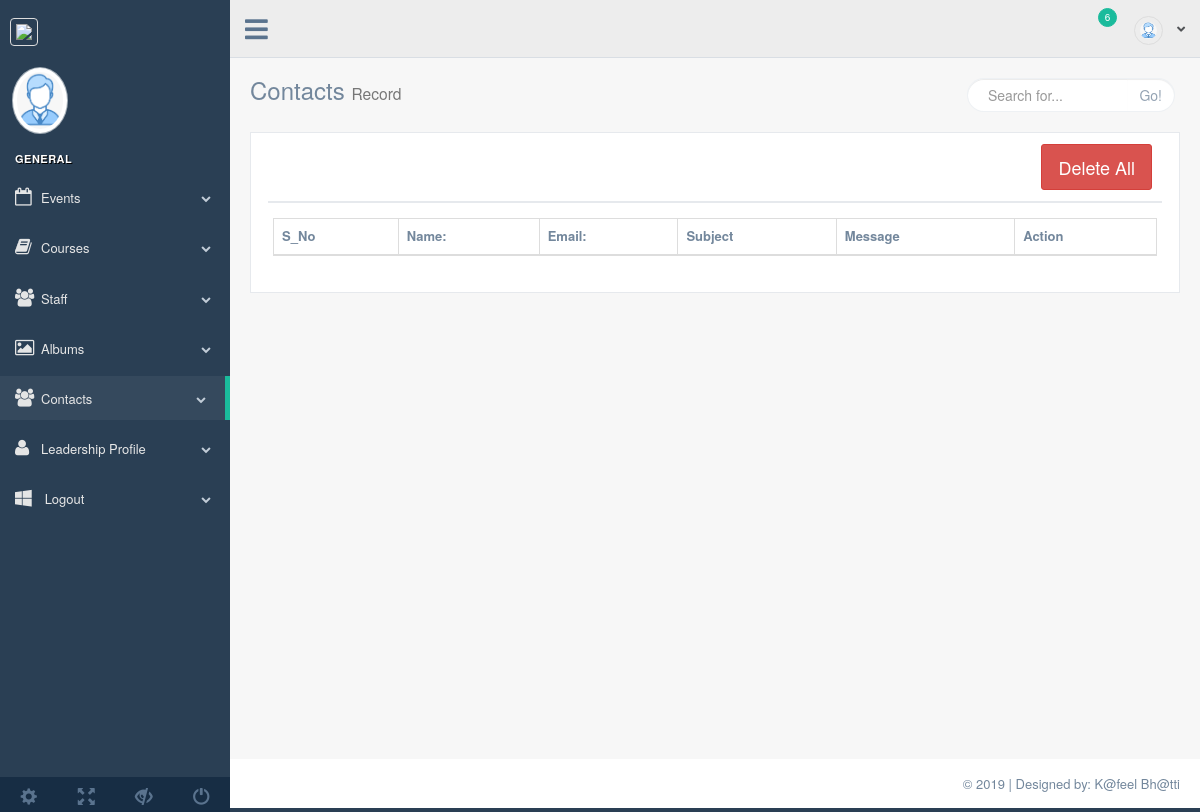
The page /admin/contact.php on the database as committed earlier.
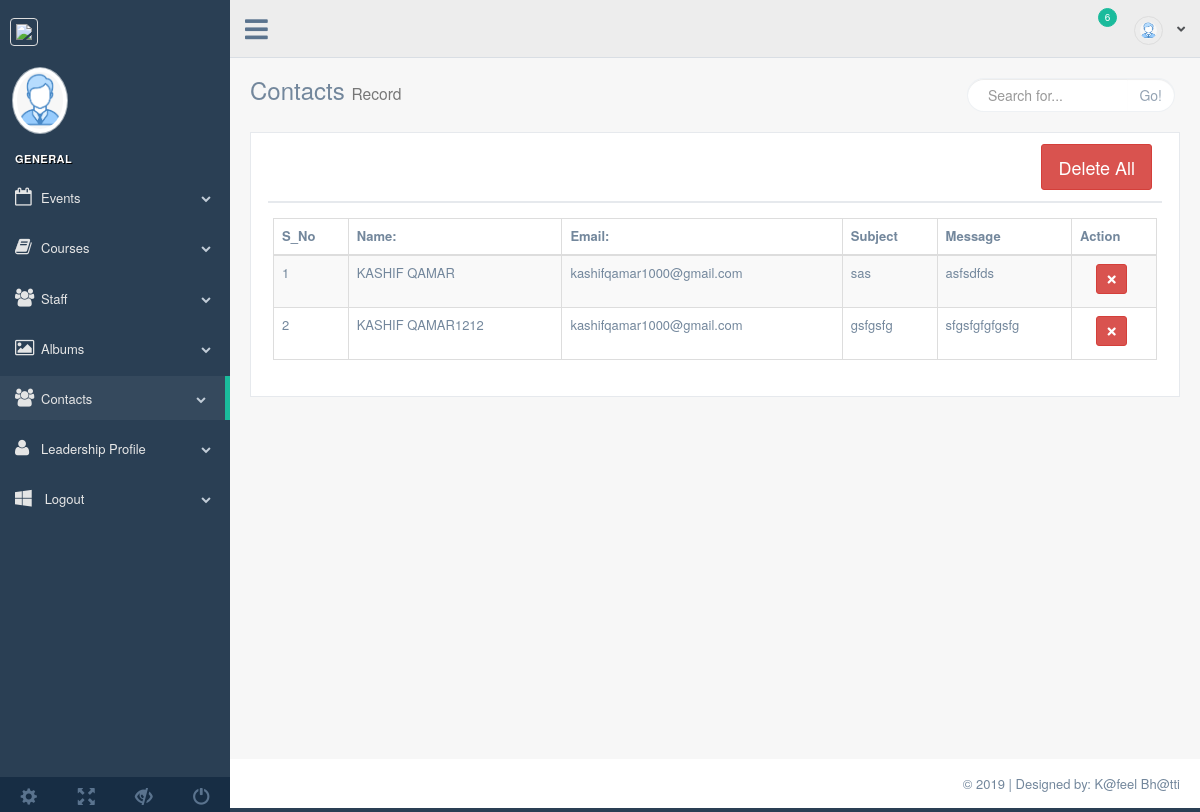
The same page on the database as committed later.
### tables this page shows
CREATE TABLE `contacts` (
  `c_id` int(11) NOT NULL,
  `name` varchar(20) NOT NULL,
  `email` varchar(25) NOT NULL,
  `subject` varchar(50) NOT NULL,
  `message` varchar(60) NOT NULL
);

### admin/contact.php (the view, shortened to what this page needs)
<?php
require_once('process/conn.php');
$query="select * from contacts";
			$excute=mysqli_query($conn, $query);
?>
<!DOCTYPE html>
<html lang="en">
<head>
    <link href="vendors/bootstrap/dist/css/bootstrap.min.css" rel="stylesheet">
    <link href="vendors/font-awesome/css/font-awesome.min.css" rel="stylesheet">
    <link href="vendors/nprogress/nprogress.css" rel="stylesheet">
    <link href="vendors/iCheck/skins/flat/green.css" rel="stylesheet">
    <link href="vendors/datatables.net-bs/css/dataTables.bootstrap.min.css" rel="stylesheet">
    <link href="vendors/datatables.net-buttons-bs/css/buttons.bootstrap.min.css" rel="stylesheet">
    <link href="vendors/datatables.net-fixedheader-bs/css/fixedHeader.bootstrap.min.css" rel="stylesheet">
    <link href="vendors/datatables.net-responsive-bs/css/responsive.bootstrap.min.css" rel="stylesheet">
    <link href="vendors/datatables.net-scroller-bs/css/scroller.bootstrap.min.css" rel="stylesheet">
    <link href="build/css/custom.css" rel="stylesheet">
</head>
<body class="nav-md">
<div class="container body">
    <div class="main_container">
        <?php require_once 'inc/sidebar.php';?>
        <?php require_once 'inc/header.php';?>
        <div class="right_col" role="main">
            <div class="">
                <div class="page-title">
                    <div class="title_left">
                        <h3>Contacts <small>Record</small></h3>
                    </div>
                    <div class="title_right">
                        <div class="col-md-5 col-sm-5 col-xs-12 form-group pull-right top_search">
                            <div class="input-group">
                                <input type="text" class="form-control" placeholder="Search for...">
                                <span class="input-group-btn">
                      <button class="btn btn-default" type="button">Go!</button>
                    </span>
                            </div>
                        </div>
                    </div>
                </div>
                <div class="clearfix"></div>
                <div class="row">
                    <div class="col-md-12 col-sm-12 col-xs-12">
                        <div class="x_panel">
                            <div class="x_title">
                                <a href="process/contact_delete.php?all"> <button class="btn btn-danger btn-lg" style="float: right">Delete All</button></a>
                                <div class="clearfix"></div>
                            </div>
                            <div class="x_content">
                                <table id="datatable" class="table table-striped table-bordered">
                                    <thead>
                                    <tr>
										<th>S_No</th>
                                        <th>Name:</th>
                                        <th>Email:</th>
                                        <th>Subject</th>
                                        <th>Message</th>
                                        <th>Action</th>
                                    </tr>
                                    </thead>
                                    <tbody>
									<?php
										$i=1; while($record=mysqli_fetch_array($excute)){
										?>
                <tr>
                    <td><?php echo $i; ?></td>
					<td><?php echo $record['name']; ?></td>
					<td><?php echo $record['email']; ?></td>
					<td><?php echo $record['subject']; ?></td>
					<td><?php echo $record['message']; ?></td>
                    <td style="text-align: center;">
                        <a href="process/contact_delete.php?dlt=<?php echo $record['c_id']; ?>">
                            <button type="button" rel="tooltip" class="btn btn-danger btn-icon btn-sm">
                                <i class="fa fa-times"></i>
                            </button>
                        </a>
                    </td>
                </tr>
										<?php $i++; } ?>
                                    </tbody>
                                </table>
                            </div>
                        </div>
                    </div>
                </div>
            </div>
        </div>
        <?php require_once 'inc/footer.php';?>
    </div>
</div>
</body>
</html>

Rows that differ between the two databases and show on the page:
added contacts: name "KASHIF QAMAR", email "kashifqamar1000@gmail.com", subject "sas", message "asfsdfds"
added contacts: name "KASHIF QAMAR1212", email "kashifqamar1000@gmail.com", subject "gsfgsfg", message "sfgsfgfgfgsfg"
